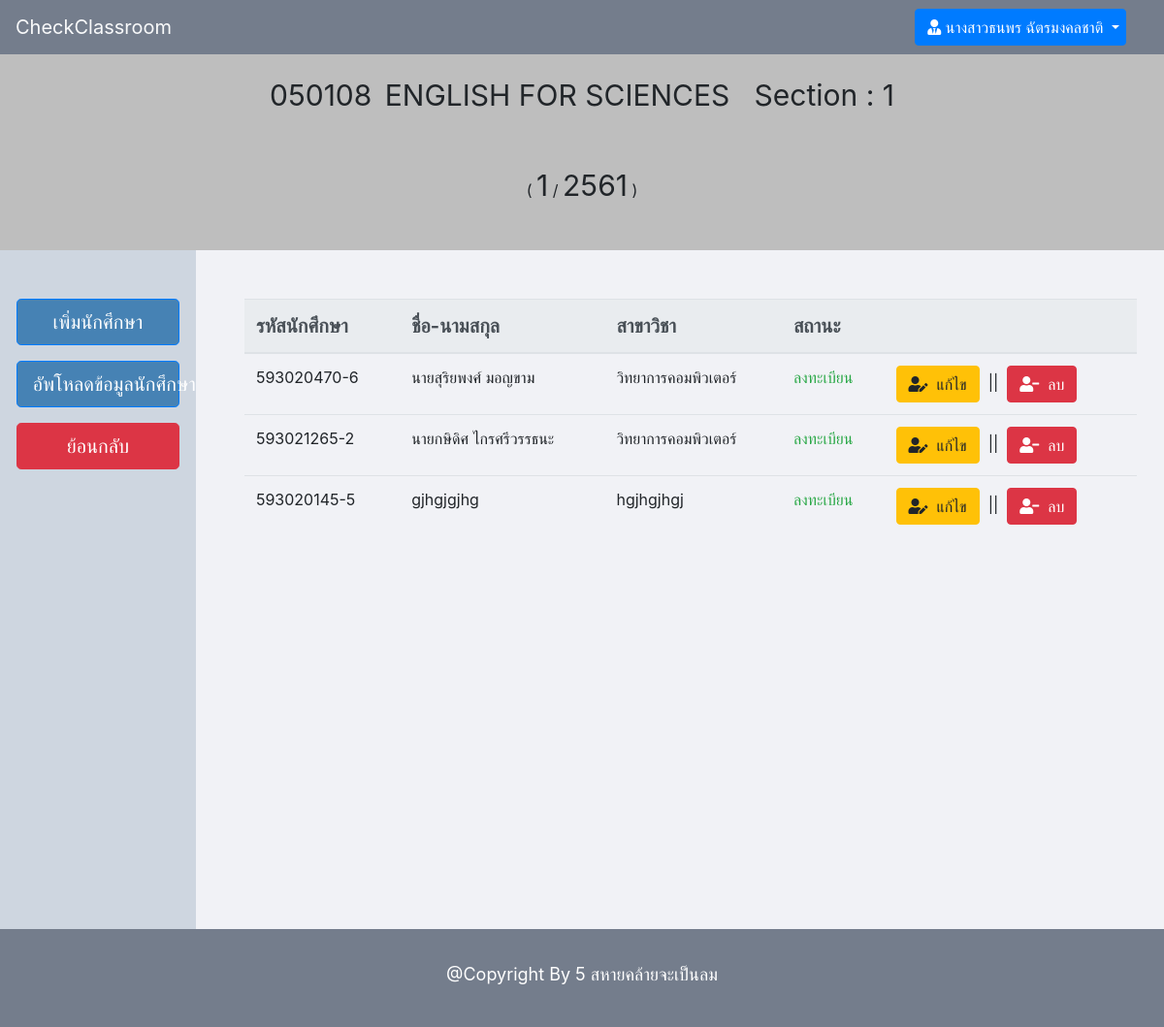
/admin/detail_class.php?id=15&c_id=050108&c_sec=1 (signed in), run on the app's committed database.
### tables this page shows
CREATE TABLE `enroll` (
  `enroll_id` int(10) NOT NULL,
  `c_id` varchar(10) NOT NULL,
  `c_name` varchar(255) NOT NULL,
  `c_sec` int(3) NOT NULL,
  `c_year` varchar(20) NOT NULL,
  `c_term` int(1) NOT NULL,
  `l_name` varchar(50) DEFAULT NULL,
  `l_username` varchar(30) DEFAULT NULL,
  `t_username` varchar(50) DEFAULT NULL,
  `t_name` varchar(100) DEFAULT NULL,
  `s_id` varchar(30) NOT NULL,
  `s_name` varchar(50) NOT NULL,
  `s_department` varchar(30) NOT NULL,
  `status` int(1) DEFAULT '1'
);

### admin/detail_class.php (the view, shortened to what this page needs)
<?php
	include '../connect.php';
	$stmt2=$pdo->prepare("SELECT * FROM classroom WHERE id = ?");
	$stmt2->bindParam(1,$_GET['id']);
	$stmt2->execute();
	while ($row2=$stmt2->fetch()) {
		$rowCID['c_id'] =  $row2['c_id'];
		$rowCNAME['c_name'] = $row2['c_name'];
		$rowCTERM['c_term'] = $row2['c_term'];
		$rowCSEC['c_sec'] = $row2['c_sec'];
		$rowCYEAR['c_year'] = $row2['c_year'];
	}
	$stmt5 = $pdo->prepare("SELECT * FROM ta WHERE t_username = ?");
	$stmt5->bindParam(1,$_SESSION["username"]);
	$stmt5->execute();
	while ($row5=$stmt5->fetch()) {
	 	$rowName1["t_name"] = $row5["t_name"];
	 }
	$stmt7 = $pdo->prepare("SELECT * FROM enroll WHERE c_id = ? AND c_sec = ? AND c_term = ? AND c_year = ? AND c_name = ?");
	$stmt7->bindParam(1,$rowCID['c_id']);
	$stmt7->bindParam(2,$rowCSEC['c_sec']);
	$stmt7->bindParam(3,$rowCTERM['c_term']);
	$stmt7->bindParam(4,$rowCYEAR['c_year']);
	$stmt7->bindParam(5,$rowCNAME['c_name']);
	$stmt7->execute();
	if (!empty($_SESSION['username']) && $_SESSION['permission'] == 1 || $_SESSION['permission'] == 2) { ?>
<!DOCTYPE html>
<html>
<head>
	<link rel="stylesheet" href="https://maxcdn.bootstrapcdn.com/bootstrap/4.0.0/css/bootstrap.min.css">
	<link rel="stylesheet" href="https://use.fontawesome.com/releases/v5.7.2/css/all.css">
	<link rel="stylesheet" type="text/css" href="../style.css">
</head>
<body>
	<?php if ($_SESSION['permission'] == 1) { ?>
	<nav class="navbar sticky-top navbar-light navbar-expand-lg" style="background-color: #747d8c;">
 		<a class="navbar-brand text-light" href="admin_home.php">CheckClassroom</a>
  		<button class="navbar-toggler" type="button" data-toggle="collapse" data-target="#navbarSupportedContent" aria-controls="navbarSupportedContent" aria-expanded="false" aria-label="Toggle navigation">
    		<span class="navbar-toggler-icon"></span>
    	</button>
		  <div class="collapse navbar-collapse" id="navbarSupportedContent" >
		    <ul class="navbar-nav mr-auto">
		    </ul>
		    <div class="form-inline my-2 my-lg-0 mr-sm-2 col-md-2">
		    	<a href="" class="btn btn-primary  dropdown-toggle col-12" data-toggle="dropdown" aria-haspopup="true" aria-expanded="false"> <i class="fas fa-user-tie"></i> <?= $rowName["l_name"] ?> </a>
		    	<div class="dropdown-menu col-10">
		    		<button class="dropdown-item" data-target="#profile" data-toggle="modal"> ข้อมูลส่วนตัว </button>
		    		<button class="dropdown-item" data-target="#editProfile" data-toggle="modal"> แก้ไขข้อมูลส่วนตัว </button>
		    		<div class="dropdown-divider"></div>
		    		<a href="../admin/admin_logout.php" class="dropdown-item" id="logout_button"> ออกจากระบบ </a>
		    	</div>
		    </div>
		  </div>
	</nav>
	<div class="modal fade" id="profile" tabindex="-1" role="dialog" aria-labelledby="exampleModalLabel" aria-hidden="true">
		  <div class="modal-dialog modal-dialog-centered" role="document">
		    <div class="modal-content " style="box-shadow: 0px 0px 50px 25px #1e272e;">
		      <div class="modal-header">
		        <h3 class="modal-title" id="exampleModalLabel">Profile</h3>
		        <button type="button" class="close" data-dismiss="modal" aria-label="Close">
		          <span aria-hidden="true">&times;</span>
		        </button>
		      </div>
		      	<div class="modal-body" style="padding: 20px;">
			       <div class="form-group">
			       		<label class="text-primary" style="font-size: 20px;"> ชื่อผู้ใช้ </label>
			       		<input type="text" name="username" class="form-control" value="<?=$rowUser['l_username']?>" readonly>
			       </div>
			       <div class="form-group">
			       		<label class="text-primary" style="font-size: 20px;"> ชื่อ - นามสกุล </label>
			       		<input type="text" name="username" class="form-control" value="<?=$rowName['l_name']?>" readonly>
			       </div>
			       <div class="form-group">
			       		<label class="text-primary" style="font-size: 20px;"> ตำแหน่ง </label>
			       		<input type="text" name="permission" class="form-control" value="อาจารย์" readonly>
			       </div>
		      	</div>
		      <div class="modal-footer">
		        <button type="button" class="btn btn-secondary" data-dismiss="modal">Close</button>
		      </div>
		    </div>
		  </div>
		</div>
	<form action="edit_profile.php" method="post" name="edit_profile" onSubmit="JavaScript:return editSubmit();">
	<div class="modal fade" id="editProfile" tabindex="-1" role="dialog" aria-labelledby="exampleModalLabel" aria-hidden="true">
		  <div class="modal-dialog modal-dialog-centered" role="document">
		    <div class="modal-content " style="box-shadow: 0px 0px 50px 25px #1e272e;">
		      <div class="modal-header">
		        <h3 class="modal-title" id="exampleModalLabel">Profile</h3>
		        <button type="button" class="close" data-dismiss="modal" aria-label="Close">
		          <span aria-hidden="true">&times;</span>
		        </button>
		      </div>
		      	<div class="modal-body" style=" padding: 50px;">
			       <div class="form-group">
			       		<label class="text-primary" style="font-size: 20px;"> ชื่อผู้ใช้ </label>
			       		<input type="text" name="username" class="form-control" value="<?=$rowUser['l_username']?>" readonly>
			       </div>
			       <div class="form-group">
			       		<label class="text-primary" style="font-size: 20px;"> ชื่อ - นามสกุล </label>
			       		<input type="text" name="name" class="form-control" value="<?=$rowName['l_name']?>">
			       </div>
			        <div class="form-group">
			       		<label class="text-primary" style="font-size: 20px;"> รหัสผ่าน </label>
			       		<input type="text" name="password" class="form-control" value="<?=$rowPassword['l_password']?>">
			       </div>
		      </div>
		      <div class="modal-footer">
		        <button type="button" class="btn btn-secondary" data-dismiss="modal">Close</button>
		        <button type="submit" class="btn btn-primary" id="edit_submit"> Submit </button>
		      </div>
		    </div>
		  </div>
		</div>
	</form>
	<?php } elseif ($_SESSION['permission'] == 2) { ?>
	<nav class="navbar sticky-top navbar-light navbar-expand-lg" style="background-color: #747d8c;">
 		<a class="navbar-brand text-light" href="admin_home.php">CheckClassroom</a>
		  <div class="collapse navbar-collapse" id="navbarSupportedContent" >
		    <div class="form-inline my-2 my-lg-0 mr-sm-2  col-3">
		    	<a href="" class="btn btn-primary  dropdown-toggle col-12" data-toggle="dropdown" aria-haspopup="true" aria-expanded="false"> <i class="fas fa-user-tie"></i> <?= $rowName1["t_name"] ?> </a>
		    </div>
		  </div>
	</nav>
	<?php } ?>
	<div style="min-height: 850px;background-color: #ecf0f1;">
		<div style="background-color: #BEBEBE; padding-top: 20px; padding-bottom: 20px;">
						<div class="form-group" style="text-align: center;">
							<label style="font-size: 30px;"> <?= $rowCID['c_id'] ?> </label> &nbsp; <label style="font-size: 30px;">  <?= $rowCNAME['c_name'] ?> &nbsp; Section : <?=$rowCSEC['c_sec']?></label>
						</div><br>
						<div class="form-group" style="text-align: center;">
							(&nbsp;<label style="font-size: 30px;"><?=$rowCTERM['c_term']?></label>&nbsp;/&nbsp;<label style="font-size: 30px;"><?=$rowCYEAR['c_year']?></label>&nbsp;)
						</div>
					</div>
		<div style="display: flex;">
					<div style="background-color: #ced6e0; min-height: 700px;width: 300px; padding-top: 50px;padding-bottom: 50px;">
						<div class="form-group mb-3 justify-content-center" style="text-align: center; ">
							<button id="add_student_button" data-target="#addStd" data-toggle="modal" class="btn btn-primary btn-lg col-10" style="background-color: #4682B4;"> เพิ่มนักศึกษา </button>
						</div>
						<div class="form-group mb-3 justify-content-center" style="text-align: center; ">
							<button id="add_student_file_button" data-target="#add_student_file_modal" data-toggle="modal" class="btn btn-primary btn-lg col-10" style="background-color: #4682B4;"> อัพโหลดข้อมูลนักศึกษา </button>
						</div>
						<div class="form-group mb-3 justify-content-center" style="text-align: center;">
							<a href="admin_home.php" class="btn btn-danger btn-lg col-10"> ย้อนกลับ </a>
						</div>
					</div>
					<div style="background-color:#f1f2f6;min-width: 85%;min-height: 500px;padding: 50px;">
						<div class="table-responsive">
						<table class="table table-hover">
							<thead class="text-primary thead-light" style="font-size: 20px;">
								<tr>
									<th>รหัสนักศึกษา</th>
									<th>ชื่อ-นามสกุล</th>
									<th>สาขาวิชา</th>
									<th>สถานะ</th>
									<th></th>
								</tr>
							</thead>
							<tbody style="font-size: 16px;">
								<?php while ($row7=$stmt7->fetch()) { ?>
									<tr>
										<td><?=$row7['s_id']?></td>
										<td><?=$row7['s_name']?></td>
										<td><?=$row7['s_department']?></td>
										<?php if ($row7['status'] == 1) { ?>
											<td class="text-success">ลงทะเบียน</td>
										<?php }if ($row7['status'] == 2) { ?>
											<td class="text-warning">ถอนรายวิชา</td>
										<?php }if ($row7['status'] == 3) { ?>
											<td class="text-danger">ลาออก</td>
										<?php } ?>
										<td>
											<button class="btn btn-warning" data-toggle="modal" data-target="#edit_student<?=$row7['enroll_id']?>"><i class="fas fa-user-edit"></i>&nbsp;&nbsp;แก้ไข</button> &nbsp;||&nbsp;
											<button class="btn btn-danger" data-toggle="modal" data-target="#delete_student<?=$row7['enroll_id']?>"><i class="fas fa-user-minus"></i>&nbsp;&nbsp;ลบ</button>
										</td>
									</tr>
								<?php } ?>
							</tbody>
						</table>
						</div>
					</div>
			</div>
				    </div>
	<footer style="background-color: #747d8c; padding: 24px;">
		<div style="text-align: center;">
			<label style="font-size: 18px; color: white; padding: 9px;">@Copyright By 5 สหายคล้ายจะเป็นลม</label>
		</div>
	</footer>
</body>
</html>
<?php } else {
		setcookie('wrong_login',1,time()+10,'/');
		echo "<script type='text/javascript'> window.location.href = '../index.php';</script>";
	} ?>

### data on the page
enroll: s "593020470-6", s_name "นายสุริยพงศ์ มอญขาม", s_department "วิทยาการคอมพิวเตอร์", status "ลงทะเบียน"
enroll: s "593021265-2", s_name "นายกษิดิศ ไกรศรีวรรธนะ", s_department "วิทยาการคอมพิวเตอร์", status "ลงทะเบียน"
enroll: s "593020145-5", s_name "gjhgjgjhg", s_department "hgjhgjhgj", status "ลงทะเบียน"

### other printed values
$rowName1["t_name"] "นางสาวธนพร ฉัตรมงคลชาติ"
$rowCID['c_id'] "050108"
$rowCNAME['c_name'] "ENGLISH FOR SCIENCES"
$rowCSEC['c_sec'] "1"
$rowCTERM['c_term'] "1"
$rowCYEAR['c_year'] "2561"
